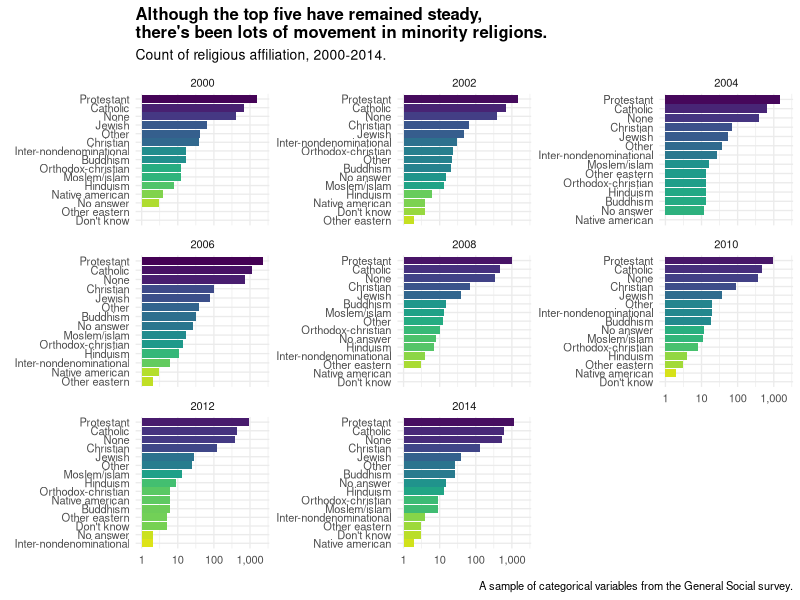

Source code (R):
## ---- chunk 1
library(tidyverse)

gss <- forcats::gss_cat %>% as_tibble()

gss
## ---- chunk 2
gss %>% 
  group_by(year) %>% 
  summarize(n = n())
## ---- chunk 3
gss_list <- vector("list", ncol(gss)) # 1. output
for (i in 1:ncol(gss)) {              # 2. sequence
  gss_list[[i]] <- gss %>%            # 3. body
    group_by(gss[[i]]) %>% 
    summarize(n = n())
}
#printing the 8th item in the list for an example.
gss_list[[7]]
## ---- chunk 4
gss_list <- vector("list", ncol(gss)) # 1. output
for (i in 1:ncol(gss)) {              # 2. sequence
  gss_list[[i]] <- gss %>%            # 3. body
    group_by(gss[[i]]) %>% 
    summarize(n = n()) %>% 
    ungroup()
  colnames(gss_list[[i]])[1] <- names(gss)[i] #here I rename the column to its orig name.
}
#printing the 8th item in the list for an example.
gss_list[[7]]
## ---- chunk 5
gss_list <- vector("list", ncol(gss)) # 1. output
for (i in 1:ncol(gss)) {              # 2. sequence
  gss_list[[i]] <- gss %>%            # 3. body
    group_by(year, gss[[i]]) %>% #adding the year column
    summarize(n = n()) %>% 
    ungroup()
  colnames(gss_list[[i]])[2] <- names(gss)[i] #here I rename the column to its orig name. Note: it's the second column now!
}
#printing the 8th item in the list for an example.
gss_list[[7]]
## ---- chunk 6
library(scales)
library(tidytext) #this has reorder_within() along with a lot of great functions for working with text.

theme_set(theme_minimal(base_size = 10) +
  theme(plot.title = element_text(face = "bold"),
        axis.text = element_text(size = 8))
)

gss_list[[7]] %>% 
  mutate(relig = reorder_within(relig, n, year)) %>% #use this inside of mutate
  ggplot(aes(x = relig, y = n, fill = relig)) +
  geom_col() +
  coord_flip() +
  facet_wrap(~year, scales = "free_y") +
  scale_x_reordered() + #and this to scale it properly.
  scale_fill_viridis_d(direction = -1) +
  scale_y_log10(labels = comma_format()) +
  theme(legend.position = "none") +
  labs(
    title = "Although the top five have remained steady,\nthere's been lots of movement in minority religions.",
    subtitle = "Count of religious affiliation, 2000-2014.",
    x = element_blank(),
    y = element_blank(),
    caption = "A sample of categorical variables from the General Social survey."
  )
  
